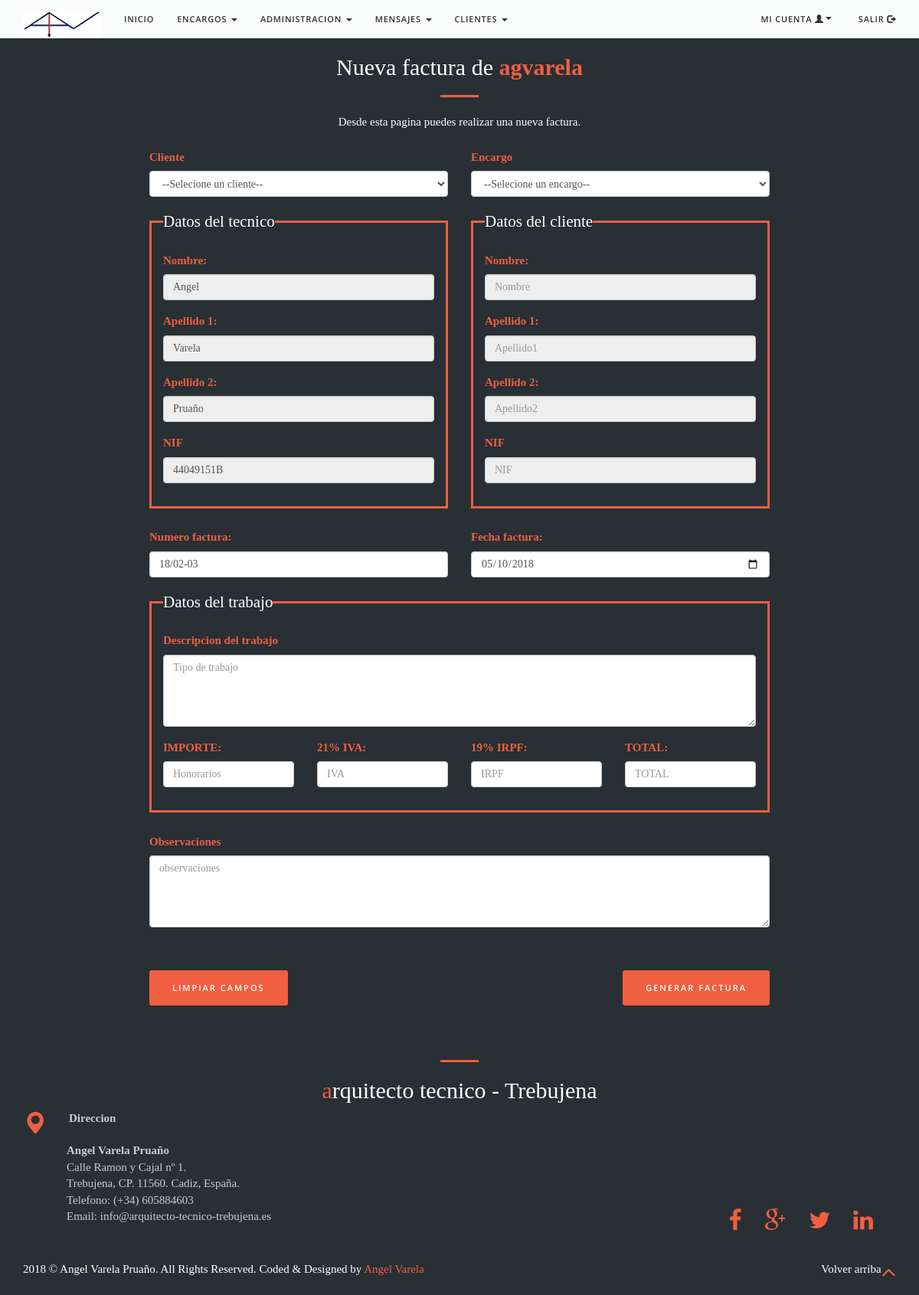
Screenshot of /pagina.php?p=admin/facturas/nuevaf (signed in) with the database file from the repository.
### tables this page shows
CREATE TABLE IF NOT EXISTS `usuarios` (
  `usuarios_id` int(10) NOT NULL AUTO_INCREMENT,
  `usuarios_nombre` varchar(100) NOT NULL,
  `usuarios_apellido1` varchar(100) NOT NULL,
  `usuarios_apellido2` varchar(100) NOT NULL,
  `usuarios_nif` varchar(9) NOT NULL,
  `usuarios_direccion` varchar(100) NOT NULL,
  `usuarios_cp` int(5) NOT NULL,
  `usuarios_poblacion` int(4) NOT NULL,
  `usuarios_provincia` int(2) NOT NULL,
  `usuarios_telefono` int(9) NOT NULL,
  `usuarios_email` varchar(100) NOT NULL,
  `usuarios_titulacion` varchar(100) DEFAULT NULL,
  `usuarios_colegio` varchar(100) DEFAULT NULL,
  `usuarios_num_colegiado` varchar(20) DEFAULT NULL,
  `usuarios_perfil` varchar(25) NOT NULL DEFAULT 'Cliente',
  `usuarios_usuario` varchar(100) NOT NULL,
  `usuarios_pass` varchar(100) NOT NULL,
  `usuarios_bloqueado` tinyint(4) NOT NULL DEFAULT '1',
  `usuarios_fecha_alta` timestamp NOT NULL DEFAULT CURRENT_TIMESTAMP,
  `usuarios_fecha_nacimiento` date NOT NULL,
  PRIMARY KEY (`usuarios_id`),
  UNIQUE KEY `usuarios_nif` (`usuarios_nif`)
);

### privado/admin/facturas/nuevaf.php (the view, shortened to what this page needs)
<?php
$conexion=mysqli_connect(DBHOST,DBUSER,DBPASS,DBNAME) or die("Problemas con la conexión.");
  mysqli_set_charset($conexion,"utf8");
 ?>
<br><br>
    <div class="container">
        <div class="section-title text-center">
          <h2 class="bottombrand wow flipInX">Nueva factura de <b style="color: #f05f40;"><?php echo " ".$_SESSION["usuario"]." "; ?></b></h2>
          <hr class="primary">
      		<p>
      			Desde esta pagina puedes realizar una nueva factura.
      		</p>
      </div>
</div>
<div class="col-md-8 registro">
    <form method="post" action="?p=admin/facturas/registrofactura" id="contactform">
<div class="row">
<div class="col-md-6">
  <div class="form-group">
    <label for="usuario" id="us">Cliente</label>
    <select class="form-control" name="usuarios" id="getuser" title="Indique un cliente" required onchange="muestraEncargos()"/>
<option value="#">--Selecione un cliente--</option>
  </div>
  <?php
  $consulta_mysql=mysqli_query($conexion,"select * from usuarios where usuarios_id='".$_SESSION["id"]."'") or
  die("Problemas en el select:".mysqli_error($conexion));
  while($reg=mysqli_fetch_array($consulta_mysql)){
  ?>
  <fieldset>
  <legend>Datos del tecnico</legend>
<div class="form-group">
  <label for="Nombre">Nombre:</label>
  <input  class="form-control" readonly  type="text" name="nombreT" id="nombreT" placeholder="Nombre" pattern="[.-_A-Za-z0-9 ñÑ]{1,50}"  title="Nombre del tecnico" value="<?php echo $reg["usuarios_nombre"]; ?>"/>
</div>
<div class="form-group">
  <label for="Apellido1">Apellido 1:</label>
  <input  class="form-control"  readonly type="text" name="apellido1T" id="apellido1T" placeholder="Apellido1" pattern="[.-_A-Za-z0-9 ñÑ]{1,50}"  title="Primer apellido del tecnico" value="<?php echo $reg["usuarios_apellido1"]; ?>"/>
</div>
<div class="form-group">
  <label for="Apellido2">Apellido 2:</label>
  <input  class="form-control"  readonly type="text" name="apellido2T" id="apellido2T" placeholder="Apellido2" pattern="[.-_A-Za-z0-9 ñÑ]{1,50}"  title="Segundoapellido del tecnico" value="<?php echo $reg["usuarios_apellido2"]; ?>"/>
</div>
<div class="form-group">
  <label for="nif">NIF</label>
  <input class="form-control"  readonly type="text" name="nif" id="nifT" placeholder="NIF" pattern="(([X-Zx-z]{1})([-]?)(\d{7})([-]?)([A-Za-z]{1}))|((\d{8})([-]?)([A-Za-z]{1}))|(([A-Za-z]{1})(\d{8}))"  title="Introduzca su NIF o CIF" value="<?php echo $reg["usuarios_nif"]; ?>"/>
</div>
</fieldset>
<?php } ?>
</div>
<div class="col-md-6">
  <div class="form-group">
    <label for="encargo" id="encar" >Encargo</label>
    <select class="form-control" name="encargo" id="getencargo" title="Indique el encargo" required onchange="muestraDatos()"/>
       <option value="">--Selecione un encargo--</option>
</div>
<fieldset>
<legend>Datos del cliente</legend>
<div class="form-group">
  <label for="Nombre">Nombre:</label>
  <input  class="form-control"  readonly type="text" name="nombre" id="nombre" placeholder="Nombre" pattern="[.-_A-Za-z0-9 ñÑ]{1,50}"  title="Nombre del cliente"/>
</div>
<div class="form-group">
  <label for="Apellido1">Apellido 1:</label>
  <input  class="form-control"  readonly type="text" name="apellido1" id="apellido1" placeholder="Apellido1" pattern="[.-_A-Za-z0-9 ñÑ]{1,50}"  title="Primer apellido del cliente"/>
</div>
<div class="form-group">
  <label for="Apellido2">Apellido 2:</label>
  <input  class="form-control" readonly  type="text" name="apellido2" id="apellido2" placeholder="Apellido2" pattern="[.-_A-Za-z0-9 ñÑ]{1,50}"  title="Segundoapellido del cliente"/>
</div>
<div class="form-group">
  <label for="nif">NIF</label>
  <input class="form-control"  readonly type="text" name="nif" id="nif" placeholder="NIF" pattern="(([X-Zx-z]{1})([-]?)(\d{7})([-]?)([A-Za-z]{1}))|((\d{8})([-]?)([A-Za-z]{1}))|(([A-Za-z]{1})(\d{8}))"  title="Introduzca su NIF o CIF"/>
</div>
</fieldset>
</div>
    </div>
<br>
<?php $yearfac=date('y');
$yearf=date('m');
if($yearf=="01" || $yearf=="02" || $yearf=="03"){
$trimestre="01";
}else if($yearf=="04" || $yearf=="05" || $yearf=="06"){
$trimestre="02";
}else if($yearf=="07" || $yearf=="08" || $yearf=="09"){
$trimestre="03";
}else if($yearf=="10" || $yearf=="11" || $yearf=="12"){
$trimestre="04";
}
$consulta_mysql2=mysqli_query($conexion,"select * from facturas where facturas_year=".$yearfac." and facturas_trimestre=".$trimestre) or
die("Problemas en el select:".mysqli_error($conexion));
$num_total_registros = mysqli_num_rows($consulta_mysql2);
if($num_total_registros>0){
    if($num_total_registros<9){
      $numero="0";
        $numero.=$num_total_registros+1;
    }else{
        $numero=$num_total_registros+1;
    }
}else{
  $numero="01";
}
?>
    <div class="row">
    <div class="col-md-6">
      <div class="form-group">
        <label for="numerofactura">Numero factura:</label>
        <input  class="form-control"  type="text" name="numfac" id="umfac" placeholder="Numero factura" pattern="[0-9 /-.,]{1,10}"  title="Numero de la factura" value="<?php echo $yearfac."/".$trimestre ."-".$numero;?>"/>
      </div>
</div>
<?php $fechaFactura=date('Y-m-d'); ?>
<div class="col-md-6">
  <div class="form-group">
    <label for="fecha">Fecha factura:</label>
    <input  class="form-control"   type="date" name="fecha" id="fecha" placeholder="Fecha factura"   title="Fecha de la factura" value="<?php echo $fechaFactura; ?>"/>
  </div>
</div>
</div>
      <fieldset>
      <legend>Datos del trabajo</legend>
      <div class="row">
        <div class="col-md-12">
          <div class="form-group">
    <label for="tipo">Descripcion del trabajo</label>
        <textarea class="form-control" rows="4" placeholder="Tipo de trabajo" id="tipo" name="trabajos" pattern="[.-\/_()A-Za-z0-9 ñÑ'áéíóúüÁÉÍÓÚÜçÇàèìòùÀÈÌÒÙ]{5,500}" required></textarea>
      </div>
        </div>
        <div class="col-md-3">
        <div class="form-group">
          <label for="honorarios">IMPORTE:</label>
          <input  class="form-control"  type="text" name="honorarios" id="honorarios" placeholder="Honorarios" pattern="[,.0-9]{1,6}"   title="Honorarios" required />
        </div>
        </div>
        <div class="col-md-3">
        <div class="form-group">
          <label for="honorarios">21%  IVA:</label>
          <input  class="form-control"  type="text" name="iva" id="iva" placeholder="IVA" pattern="[,.0-9]{1,10}"   title="IVA" required />
        </div>
        </div>
        <div class="col-md-3">
        <div class="form-group">
          <label for="honorarios">19%  IRPF:</label>
          <input  class="form-control"  type="text" name="irpf" id="irpf" placeholder="IRPF" pattern="[,.0-9]{1,10}"   title="IRPF" />
        </div>
        </div>
        <div class="col-md-3">
        <div class="form-group">
          <label for="honorarios">TOTAL:</label>
          <input  class="form-control"  type="text" name="total" id="total" placeholder="TOTAL" pattern="[,.0-9]{1,10}"   title="TOTAL" required />
        </div>
        </div>
  </div>
  </fieldset>
  <br>
  <div class="row">
  <div class="col-md-12">
    <div class="form-group">
<label for="observaciones">Observaciones</label>
  <textarea class="form-control" rows="4" placeholder="observaciones" name="observaciones" pattern="[.-_A-Za-z0-9 ñÑ]{5,500}"></textarea>
</div>
  </div>
  </div>
  <br>
  <div class="text-right">
<input   class="contact submit btn btn-primary btn-xl"   style="float:left" type="reset" id="baja"  name="borrar"  value="Limpiar campos"/>
    <input class="contact submit btn btn-primary btn-xl"   type="submit" id="enviar" name="enviar"  value="Generar factura"/>
  </div>
    </form>
    <br><br>
</div>

### css/style.css (style rules this page uses)
html,body { width:100%; height:100%; }
body { font-family:Open Sans,'Helvetica Neue',Arial,sans-serif; font-size:15px; color:#777; line-height:1.7; }
hr { max-width:50px; border-color:#f05f40; border-width:3px; }
h1,h2,h3,h4,h5,h6 { font-family:'Dosis','Helvetica Neue',Arial,sans-serif; }
p { margin-bottom:20px; }
.btn { padding:16px 30px; margin-top:15px; }
.btn-primary { border-color:#f05f40; color:#fff; background-color:#f05f40; -webkit-transition:all .35s; -moz-transition:all .35s; transition:all .35s; }
.btn { border:0; border-radius:300px; text-transform:uppercase; font-family:'Open Sans','Helvetica Neue',Arial,sans-serif; font-weight:700; }
.btn-xl { padding:15px 30px; }
body { webkit-tap-highlight-color:#222; }
.btn { font-size:11px; text-transform:uppercase; letter-spacing:2px; border-radius:3px; font-weight:600; -webkit-transition:all .3s ease-in-out; -moz-transition:all .3s ease-in-out; transition:all .3s ease-in-out; }

### css/style2.css (style rules this page uses)
body { background-color: #282f35; font-family:Century Gothic; }
h2 { color:white; font-family:Century Gothic; }
p { color:white; font-family:Century Gothic; }
.registro { width: 70%; margin-left: 15%; }
legend { color:white; }
fieldset { border:3px solid #f05f40; padding-bottom: 1em; padding-left: 1em; padding-right: 1em; }
legend { border-bottom:0px solid #f05f40; color:white; width: auto; }
label { color:#f05f40; }

### rows the page displays
usuarios: nombreT "Angel", apellido1T "Varela", apellido2T "Pruaño", nif "44049151B"

### other values shown
$_SESSION["usuario"] "agvarela"
